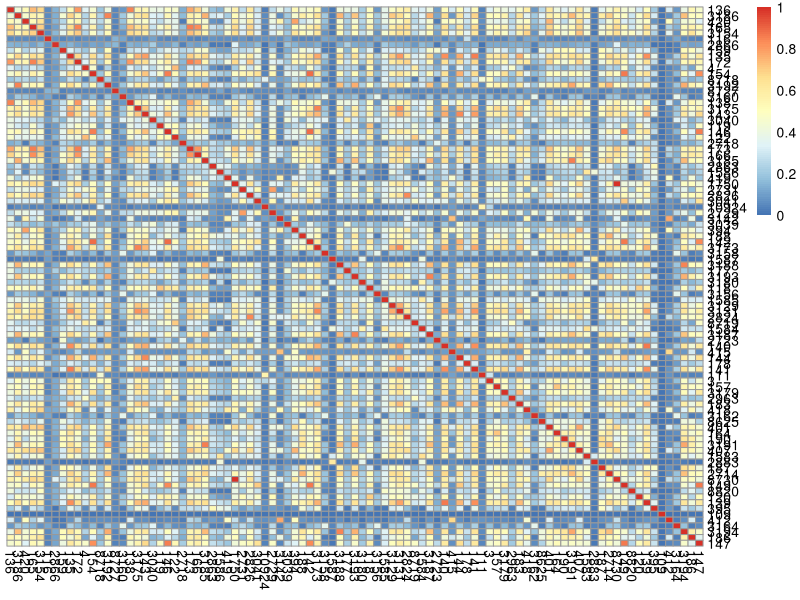
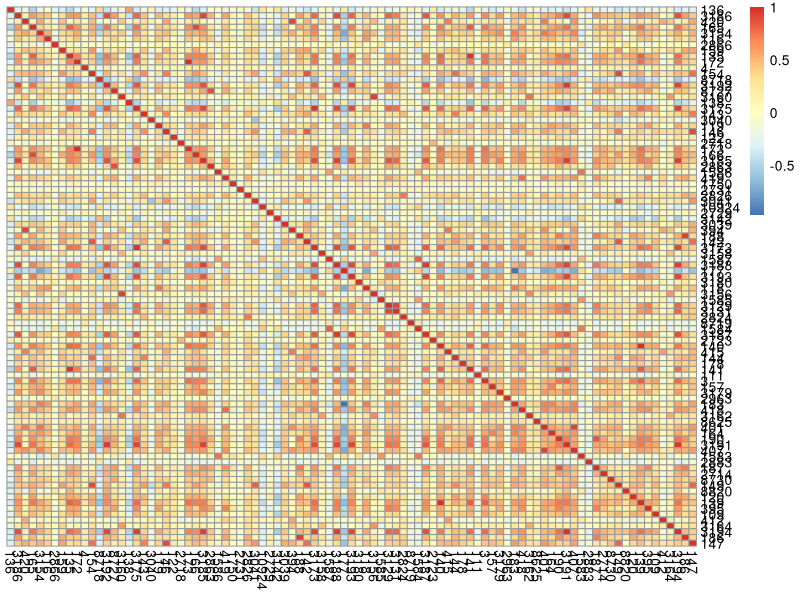
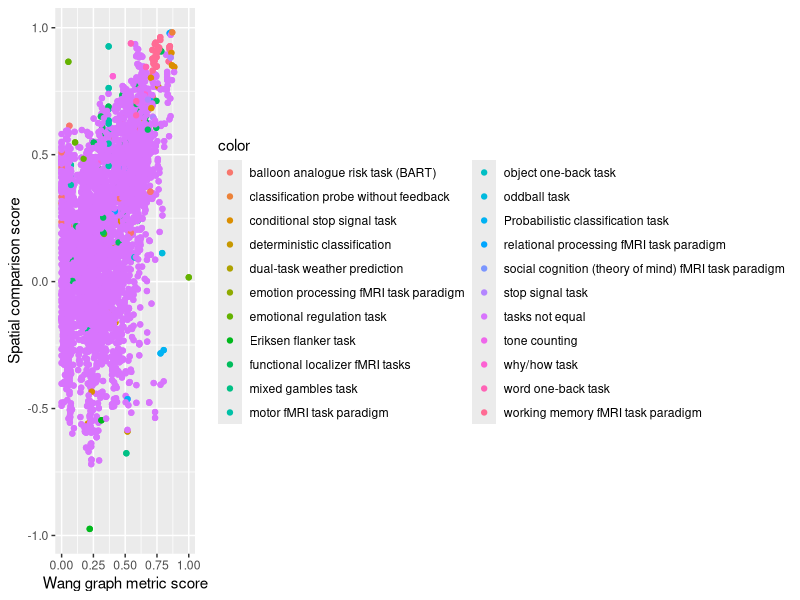
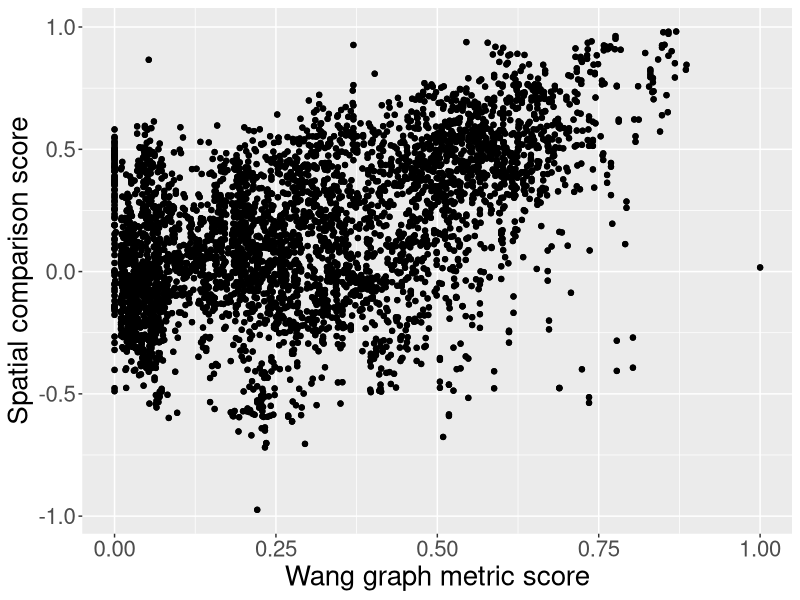
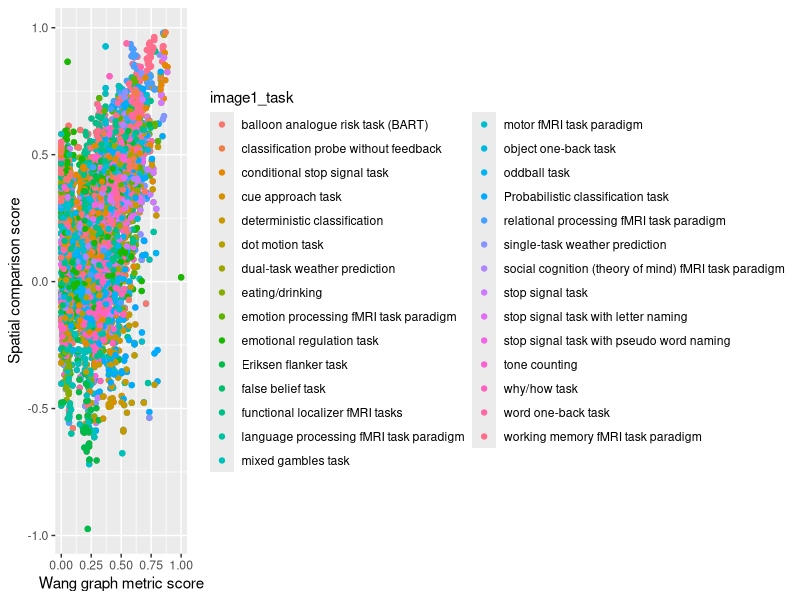
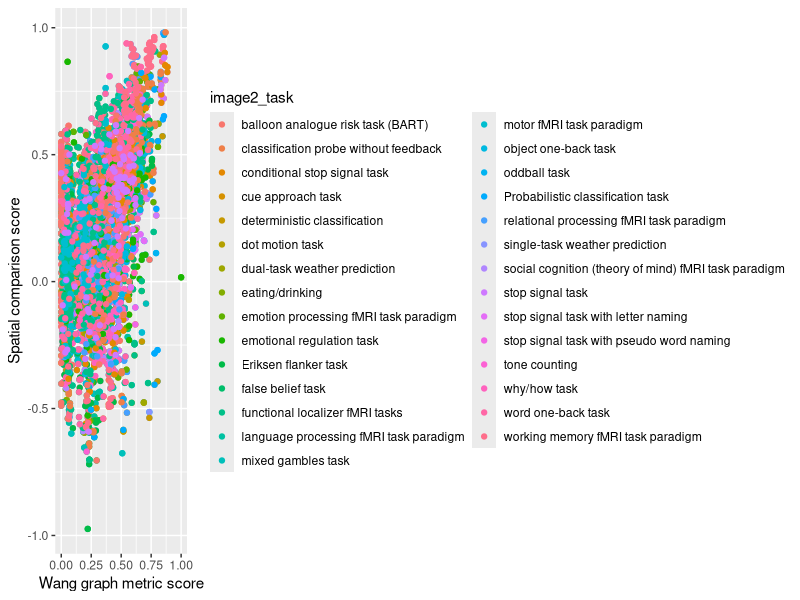
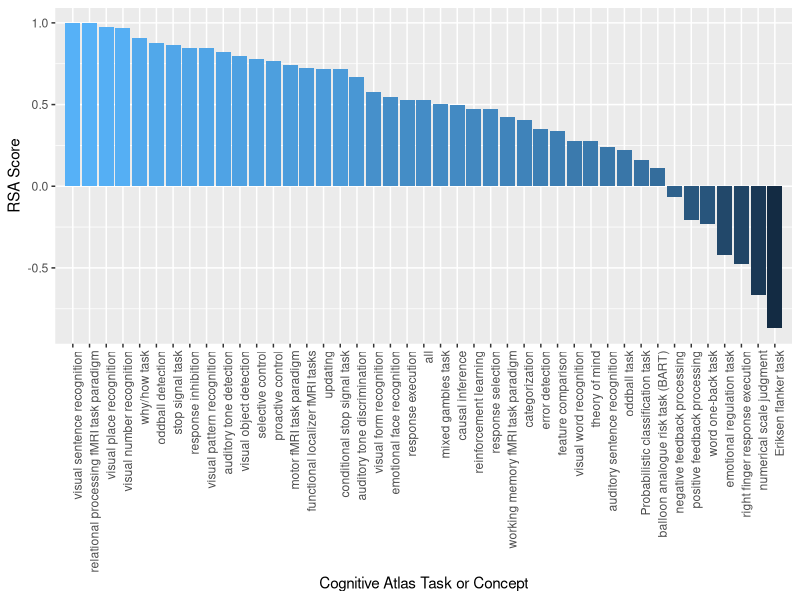
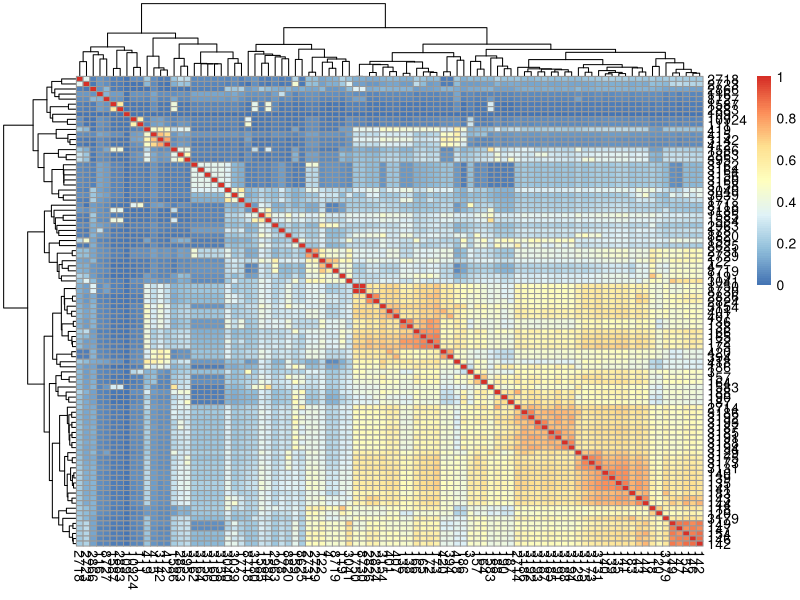

Here is the R script that generated these plots, in order:
library(pheatmap)

# Read in spatial and wang (graph-based) similarities
spatial = read.csv("data/contrast_defined_images_pearsonpd_similarity.tsv",sep="\t",head=TRUE,stringsAsFactors=FALSE,row.names=1)
graph = read.csv("data/contrast_defined_images_wang.tsv",sep=",",head=TRUE,stringsAsFactors=FALSE,row.names=1)
images = read.csv("data/contrast_defined_images_filtered.tsv",sep="\t",head=TRUE,stringsAsFactors=FALSE,row.names=1)

# These should be exactly the same, but we will separate to be extra careful
spatial_contrasts = c()
for (image_id in rownames(spatial)){
  con = images$cognitive_contrast_cogatlas[images$image_id==image_id]
  spatial_contrasts=c(spatial_contrasts,con)
}
colnames(spatial) = spatial_contrasts

graph_contrasts = c()
for (image_id in rownames(graph)){
  con = images$cognitive_contrast_cogatlas[images$image_id==image_id]
  graph_contrasts=c(graph_contrasts,con)
}
colnames(graph) = graph_contrasts

# Generate a scatterplot of scores

# We just want to compare images by images
library(ggplot2)
library(plyr)
library(reshape2)
spatial = read.csv("data/contrast_defined_images_pearsonpd_similarity.tsv",sep="\t",head=TRUE,stringsAsFactors=FALSE,row.names=1)
graph = read.csv("data/contrast_defined_images_wang.tsv",sep=",",head=TRUE,stringsAsFactors=FALSE,row.names=1)
colnames(spatial) = gsub("X","",colnames(spatial))
colnames(graph) = gsub("X","",colnames(graph))
gflat = melt(as.matrix(graph))
sflat = melt(as.matrix(spatial))
both = as.data.frame(cbind(gflat$value,sflat$value,image1=gflat$Var1,image2=gflat$Var2),stringsAsFactors=FALSE)

# Remove images compared to themselves
both = both[-which(both$image1==both$image2),]
colnames(both) = c("graph_score","spatial_score","image1","image2")

# Add task names (not enough overlap contrasts to be meaningful)
image1_task = c()
image2_task = c()
for (rownum in 0:nrow(both)){
  task1 = images$cognitive_paradigm_cogatlas[images$image_id==both$image1[rownum]]
  task2 = images$cognitive_paradigm_cogatlas[images$image_id==both$image2[rownum]]
  image1_task=c(image1_task,task1)
  image2_task=c(image2_task,task2)
}
both$image1_task = image1_task
both$image2_task = image2_task
color_vector = array(dim=nrow(both))
color_vector[which(both$image1_task==both$image2_task)] = both$image1_task[which(both$image1_task==both$image2_task)]
color_vector[is.na(color_vector)] = "tasks not equal"

# Calculate the correlation
correlation = cor.test(both$spatial_score,both$graph_score,method=c("pearson"))

both$color = color_vector
png("img/scatter_spatial_semantic_bytask.png", width = 16, height = 12, units = 'in', res = 300)
ggplot(both, aes(x=graph_score,y=spatial_score,color=color,group=color)) + 
  geom_point() +
  xlab("Wang graph metric score") +
  ylab("Spatial comparison score")
dev.off()  

png("img/scatter_spatial_semantic.png", width = 16, height = 12, units = 'in', res = 300)
ggplot(both, aes(x=graph_score,y=spatial_score)) + 
  geom_point() +
  xlab("Wang graph metric score") +
  ylab("Spatial comparison score") +
  theme(text = element_text(size=20))
dev.off()  

png("img/scatter_spatial_semantic_image1_task.png", width = 16, height = 12, units = 'in', res = 300)
ggplot(both, aes(x=graph_score,y=spatial_score,color=image1_task)) + 
  geom_point() +
  xlab("Wang graph metric score") +
  ylab("Spatial comparison score")
dev.off()  

png("img/scatter_spatial_semantic_image2_task.png", width = 16, height = 12, units = 'in', res = 300)
ggplot(both, aes(x=graph_score,y=spatial_score,color=image2_task)) + 
  geom_point() +
  xlab("Wang graph metric score") +
  ylab("Spatial comparison score")
dev.off()  

# Just plot as is
pdf("img/graph_vs_spatial_sim.pdf",width=12,height=12)
pheatmap(graph,cluster_rows=FALSE,cluster_cols=FALSE,title="Wang Graph Similarity")
pheatmap(spatial,cluster_rows=FALSE,cluster_cols=FALSE,title="Spatial Similarity, Pearson")
dev.off()

# With clustering
pdf("img/graph_vs_spatial_sim_clustering.pdf",width=12,height=12)
pheatmap(graph,title="Wang Graph Similarity")
pheatmap(spatial,title="Spatial Similarity, Pearson")
dev.off()

# Now read in RSA score matrix
rsa = read.csv("data/spatial_semantic_rsa_df_abs.tsv",row.names=1,sep="\t")

# Plot rsa scores
tmp = rsa[with(rsa, order(-RSA)), ]
rownames(tmp) = seq(1,nrow(tmp))
tmp$sort = as.numeric(rownames(tmp))
ggplot(tmp, aes(x=sort,y=RSA,fill=RSA)) + 
  geom_bar(stat="identity",ylim=c(0,1)) + 
  xlab("Cognitive Atlas Task or Concept") +
  ylab(paste("RSA Score")) +
  scale_x_discrete(limits=tmp$sort,labels=tmp$name) +
  theme(axis.text.x = element_text(angle = 90, hjust = 1),legend.position="none")

# Now for file
png("img/rsa_cognitiveatlas.png", width = 12, height = 12, units = 'in', res = 300)
ggplot(tmp, aes(x=sort,y=RSA,fill=RSA)) + 
  geom_bar(stat="identity",ylim=c(0,1)) + 
  xlab("Cognitive Atlas Task or Concept") +
  ylab(paste("RSA Score")) +
  scale_x_discrete(limits=tmp$sort,labels=tmp$name) +
  theme(axis.text.x = element_text(angle = 90, hjust = 1),legend.position="none")
dev.off()